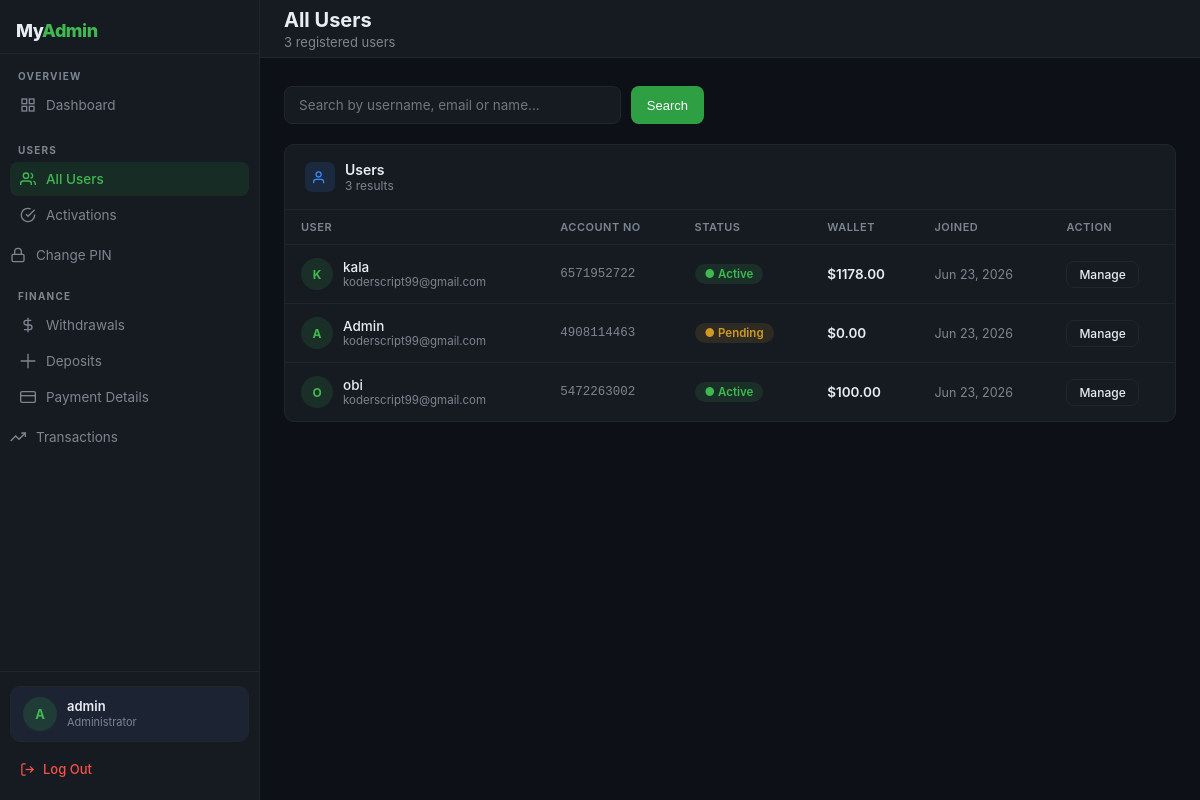
The page /admin-panel/users/ (signed in) on the database its author committed.
### USDT/models.py (models this page shows, shortened)
class User(AbstractUser):
    ROLE_CHOICES = (
        ('admin', 'Admin'),
        ('user', 'User'),
    )
    phone = models.CharField(max_length=20, blank=True)
    role = models.CharField(max_length=10, choices=ROLE_CHOICES, default='user')
    account_activated = models.BooleanField(default=False)
    date_of_birth = models.DateField(null=True, blank=True)
    address = models.TextField(blank=True)
    account_number = models.CharField(max_length=20, unique=True, blank=True)
    created_at = models.DateTimeField(auto_now_add=True)
    @property
    def is_admin_user(self):
        return self.role == 'admin'

class Wallet(models.Model):
    user = models.OneToOneField(
        settings.AUTH_USER_MODEL,
        on_delete=models.CASCADE,
        related_name='wallet'
    )
    balance = models.DecimalField(max_digits=20, decimal_places=2, default=0)
    is_frozen = models.BooleanField(default=False)
    frozen_by = models.ForeignKey(
        settings.AUTH_USER_MODEL,
        on_delete=models.SET_NULL,
        null=True, blank=True,
        related_name='frozen_wallets'
    )
    frozen_at = models.DateTimeField(null=True, blank=True)

### USDT/views.py (the view, shortened to what this page needs)
# urls.py: path('admin-panel/users/', views.admin_users, name='admin-users'),
@admin_required
def admin_users(request):
    from django.db import models as db_models
    search = request.GET.get('search', '').strip()
    users = User.objects.filter(role='user').order_by('-date_joined')
    return render(request, 'admin/users.html', {
        'users': users,
        'search': search,
        'total': users.count(),
        'pending_activations_count': ActivationPayment.objects.filter(status='pending').count(),
        'pending_withdrawals_count': WithdrawalRequest.objects.filter(status='pending').count(),
    })

### USDT/context_processors.py (called while the page is built)
def admin_counts(request):
    if request.user.is_authenticated and request.user.is_admin_user:
        return {
            'pending_activations_count': ActivationPayment.objects.filter(status='pending').count(),
            'pending_withdrawals_count': WithdrawalRequest.objects.filter(status='pending').count(),
            'open_tickets_count': SupportTicket.objects.filter(status='open').count(),
        }
    return {}

### USDT/views.py (called while the page is built)
def admin_required(view_func):
    @functools.wraps(view_func)
    def wrapper(request, *args, **kwargs):
        if not request.user.is_authenticated:
            return redirect('admin-pin-login')
        if not request.user.is_admin_user:
            messages.error(request, 'Access denied.')
            return redirect('dashboard')
        return view_func(request, *args, **kwargs)
    return wrapper

### USDT/templates/admin/users.html (shortened to what this page needs)
{% extends 'admin/base.html' %}
{% block page_title %}All Users{% endblock %}
{% block page_sub %}{{ total }} registered user{{ total|pluralize }}{% endblock %}
{% block nav_users %}active{% endblock %}
{% block content %}
<form method="get" style="margin-bottom:20px">
  <div style="display:flex;gap:10px;max-width:420px">
    <input
      type="text"
      name="search"
      value="{{ search }}"
      placeholder="Search by username, email or name..."
      style="flex:1;padding:10px 14px;background:var(--surface);border:1.5px solid var(--border);border-radius:8px;font-size:13.5px;color:var(--text);outline:none;font-family:inherit;transition:border-color .2s"
      onfocus="this.style.borderColor='var(--green)'"
      onblur="this.style.borderColor='var(--border)'"
    >
    <button type="submit" class="btn btn-green">Search</button>
  </div>
</form>
<div class="card">
  <div class="card-head">
    <div class="card-head-left">
      <div class="card-head-icon" style="background:var(--blue-dim)">
        <svg width="15" height="15" fill="none" viewBox="0 0 24 24" stroke="var(--blue)" stroke-width="2"><path d="M17 21v-2a4 4 0 00-4-4H5a4 4 0 00-4 4v2"/><circle cx="9" cy="7" r="4"/></svg>
      </div>
      <div>
        <div class="card-title">Users</div>
        <div class="card-sub">{{ total }} result{{ total|pluralize }}</div>
      </div>
    </div>
  </div>
  {% if users %}
  <table>
    <thead>
      <tr>
        <th>User</th>
        <th>Account No</th>
        <th>Status</th>
        <th>Wallet</th>
        <th>Joined</th>
        <th>Action</th>
      </tr>
    </thead>
    <tbody>
    {% for u in users %}
    <tr>
      <td>
        <div style="display:flex;align-items:center;gap:10px">
          <div style="width:32px;height:32px;border-radius:50%;background:var(--green-dim);color:var(--green-bright);display:flex;align-items:center;justify-content:center;font-size:12px;font-weight:700;flex-shrink:0">
            {{ u.username|first|upper }}
          </div>
          <div>
            <div style="font-weight:500;font-size:13.5px">{{ u.username }}</div>
            <div style="font-size:11.5px;color:var(--muted)">{{ u.email|default:"No email" }}</div>
          </div>
        </div>
      </td>
      <td style="font-family:monospace;font-size:12.5px;color:var(--muted)">
        {{ u.account_number|default:"—" }}
      </td>
      <td>
        {% if u.account_activated %}
        <span class="badge badge-green">● Active</span>
        {% else %}
        <span class="badge badge-amber">● Pending</span>
        {% endif %}
      </td>
      <td style="font-weight:600">
        {% if u.wallet %}
          {% if u.wallet.is_frozen %}
          <span style="color:var(--red)">❄ Frozen</span>
          {% else %}
          ${{ u.wallet.balance }}
          {% endif %}
        {% else %}
        <span style="color:var(--muted)">—</span>
        {% endif %}
      </td>
      <td style="color:var(--muted);font-size:12.5px">{{ u.date_joined|date:"M d, Y" }}</td>
      <td>
        <a href="{% url 'admin-user-detail' u.id %}" class="btn btn-outline btn-sm">Manage</a>
      </td>
    </tr>
    {% endfor %}
    </tbody>
  </table>
  {% else %}
  <div class="empty">
    {% if search %}No users found for "{{ search }}"{% else %}No users registered yet.{% endif %}
  </div>
  {% endif %}
</div>
{% endblock %}

### USDT/templates/admin/base.html (shortened to what this page needs)
<!DOCTYPE html>
<html lang="en">
<head>
</head>
<body>
<aside class="sidebar" id="sb">
  <div class="sidebar-head">
    <div class="brand">My<span>Admin</span></div>
  </div>
  <div class="nav-section">
    <div class="nav-label">Overview</div>
    <a href="{% url 'admin-dashboard' %}" class="nav-item {% block nav_dash %}{% endblock %}">
      <svg width="16" height="16" fill="none" viewBox="0 0 24 24" stroke="currentColor" stroke-width="2"><rect x="3" y="3" width="7" height="7"/><rect x="14" y="3" width="7" height="7"/><rect x="14" y="14" width="7" height="7"/><rect x="3" y="14" width="7" height="7"/></svg>
      Dashboard
    </a>
  </div>
  <div class="nav-section">
    <div class="nav-label">Users</div>
    <a href="{% url 'admin-dashboard' %}" class="nav-item {% block nav_users %}{% endblock %}">
      <svg width="16" height="16" fill="none" viewBox="0 0 24 24" stroke="currentColor" stroke-width="2"><path d="M17 21v-2a4 4 0 00-4-4H5a4 4 0 00-4 4v2"/><circle cx="9" cy="7" r="4"/><path d="M23 21v-2a4 4 0 00-3-3.87"/><path d="M16 3.13a4 4 0 010 7.75"/></svg>
      All Users
    </a>
    <a href="{% url 'admin-pending-activations' %}" class="nav-item {% block nav_act %}{% endblock %}">
      <svg width="16" height="16" fill="none" viewBox="0 0 24 24" stroke="currentColor" stroke-width="2"><path d="M22 11.08V12a10 10 0 11-5.93-9.14"/><polyline points="22 4 12 14.01 9 11.01"/></svg>
      Activations
    </a>
  </div>
  <a href="{% url 'admin-change-pin' %}" class="nav-item {% block nav_pin %}{% endblock %}">
    <svg width="16" height="16" fill="none" viewBox="0 0 24 24" stroke="currentColor" stroke-width="2"><rect x="3" y="11" width="18" height="11" rx="2"/><path d="M7 11V7a5 5 0 0110 0v4"/></svg>
   Change PIN
  </a>
  <div class="nav-section">
    <div class="nav-label">Finance</div>
    <a href="{% url 'admin-withdrawals' %}" class="nav-item {% block nav_wd %}{% endblock %}">
      <svg width="16" height="16" fill="none" viewBox="0 0 24 24" stroke="currentColor" stroke-width="2"><line x1="12" y1="1" x2="12" y2="23"/><path d="M17 5H9.5a3.5 3.5 0 000 7h5a3.5 3.5 0 010 7H6"/></svg>
      Withdrawals
    </a>
    <a href="{% url 'admin-deposits' %}" class="nav-item {% block nav_dp %}{% endblock %}">
      <svg width="16" height="16" fill="none" viewBox="0 0 24 24" stroke="currentColor" stroke-width="2"><path d="M12 1v22m11-11H1"/></svg>
      Deposits
    </a>
    <a href="{% url 'admin-payment-details' %}" class="nav-item {% block nav_pd %}{% endblock %}">
      <svg width="16" height="16" fill="none" viewBox="0 0 24 24" stroke="currentColor" stroke-width="2"><rect x="1" y="4" width="22" height="16" rx="2"/><line x1="1" y1="10" x2="23" y2="10"/></svg>
      Payment Details
    </a>
  </div>
  <a href="{% url 'admin-transactions' %}" class="nav-item {% block nav_tx %}{% endblock %}">
    <svg width="16" height="16" fill="none" viewBox="0 0 24 24" stroke="currentColor" stroke-width="2"><polyline points="23 6 13.5 15.5 8.5 10.5 1 18"/><polyline points="17 6 23 6 23 12"/></svg>
  Transactions
  </a>
  <div class="sidebar-foot">
    <div class="admin-card">
      <div class="av">{{ request.user.username|first|upper }}</div>
      <div>
        <div class="av-name">{{ request.user.username }}</div>
        <div class="av-role">Administrator</div>
      </div>
    </div>
    <a href="{% url 'logout' %}" class="signout">
      <svg width="15" height="15" fill="none" viewBox="0 0 24 24" stroke="currentColor" stroke-width="2"><path d="M9 21H5a2 2 0 01-2-2V5a2 2 0 012-2h4"/><polyline points="16 17 21 12 16 7"/><line x1="21" y1="12" x2="9" y2="12"/></svg>
      Log Out
    </a>
  </div>
</aside>
<div class="main">
  <header class="topbar">
    <div class="topbar-left">
      <div>
        <div class="page-title">{% block page_title %}Dashboard{% endblock %}</div>
        <div class="page-sub">{% block page_sub %}{% endblock %}</div>
      </div>
    </div>
  </header>
  <div class="content">
    {% block content %}{% endblock %}
  </div>
</div>
</body>
</html>

### USDT/templates/admin/base.html (style rules this page uses)
*,*::before,*::after { box-sizing:border-box;margin:0;padding:0 }
:root { --bg:#0d1117;--surface:#161b22;--surface2:#1c2333;--border:#21262d; --text:#e6edf3;--muted:#7d8590;--green:#2ea043;--green-dim:rgba(46,160,67,.15); --green-bright:#3fb950;--red:#f85149;--red-dim:rgba(248,81,73,.12); --amber:#d29922;--amber-dim:rgba(210,153,34,.12);--blue:#388bfd; --blue-dim:rgba(56,139,253,.12);--radius:10px;--sidebar-w:260px;--header-h:58px; }
body { font-family:-apple-system,BlinkMacSystemFont,'Segoe UI',sans-serif;background:var(--bg);color:var(--text);min-height:100vh;display:flex }
.sidebar { width:var(--sidebar-w);background:var(--surface);border-right:1px solid var(--border);position:fixed;top:0;left:0;bottom:0;display:flex;flex-direction:column;z-index:200;overflow-y:auto;transition:transform .3s }
.sidebar-head { padding:20px 16px 12px;border-bottom:1px solid var(--border);display:flex;align-items:center;justify-content:space-between }
.brand { font-size:18px;font-weight:800;color:var(--text);letter-spacing:-.5px }
.brand span { color:var(--green-bright) }
.nav-section { padding:16px 10px 4px }
.nav-label { font-size:10px;font-weight:700;text-transform:uppercase;letter-spacing:1.2px;color:var(--muted);padding:0 8px;margin-bottom:6px }
.nav-item { display:flex;align-items:center;gap:10px;padding:9px 10px;border-radius:8px;font-size:13.5px;color:var(--muted);text-decoration:none;margin-bottom:2px;transition:background .15s,color .15s;position:relative }
.nav-item.active { background:rgba(46,160,67,.12);color:var(--green-bright);font-weight:500 }
.nav-item svg { flex-shrink:0 }
.sidebar-foot { margin-top:auto;padding:14px 10px;border-top:1px solid var(--border) }
.admin-card { display:flex;align-items:center;gap:10px;padding:10px 12px;background:var(--surface2);border:1px solid var(--border);border-radius:10px;margin-bottom:10px }
.av { width:34px;height:34px;border-radius:50%;background:rgba(46,160,67,.2);color:var(--green-bright);display:flex;align-items:center;justify-content:center;font-size:13px;font-weight:700;flex-shrink:0 }
.av-name { font-size:13px;font-weight:600;line-height:1.2 }
.av-role { font-size:11px;color:var(--muted) }
.signout { display:flex;align-items:center;gap:8px;padding:9px 10px;border-radius:8px;font-size:13px;color:var(--red);text-decoration:none;font-weight:500;transition:background .15s }
.main { margin-left:var(--sidebar-w);flex:1;display:flex;flex-direction:column;min-height:100vh }
.topbar { height:var(--header-h);background:var(--surface);border-bottom:1px solid var(--border);display:flex;align-items:center;justify-content:space-between;padding:0 24px;position:sticky;top:0;z-index:100 }
.topbar-left { display:flex;align-items:center;gap:12px }
.page-title { font-size:20px;font-weight:700;color:var(--text) }
.page-sub { font-size:13px;color:var(--muted);margin-top:2px }
.content { padding:28px 24px;flex:1 }
.card { background:var(--surface);border:1px solid var(--border);border-radius:var(--radius);overflow:hidden;margin-bottom:20px }
.card-head { display:flex;align-items:center;justify-content:space-between;padding:16px 20px;border-bottom:1px solid var(--border) }
.card-head-left { display:flex;align-items:center;gap:10px }
.card-head-icon { width:30px;height:30px;border-radius:7px;display:flex;align-items:center;justify-content:center;flex-shrink:0 }
.card-title { font-size:14px;font-weight:600 }
.card-sub { font-size:12px;color:var(--muted) }
table { width:100%;border-collapse:collapse;font-size:13.5px }
th { text-align:left;padding:10px 16px;font-size:11px;font-weight:600;text-transform:uppercase;letter-spacing:.5px;color:var(--muted);border-bottom:1px solid var(--border) }
td { padding:13px 16px;border-bottom:1px solid var(--border);vertical-align:middle }
tr:last-child td { border-bottom:none }
.badge { display:inline-flex;align-items:center;padding:3px 10px;border-radius:20px;font-size:11.5px;font-weight:600 }
.badge-green { background:var(--green-dim);color:var(--green-bright) }
.badge-amber { background:var(--amber-dim);color:var(--amber) }
.btn { display:inline-flex;align-items:center;gap:6px;padding:8px 16px;border-radius:8px;font-size:13px;font-weight:500;text-decoration:none;border:none;cursor:pointer;transition:opacity .15s,transform .1s }
.btn-green { background:var(--green);color:#fff }
.btn-outline { background:transparent;color:var(--text);border:1px solid var(--border) }
.btn-sm { padding:5px 12px;font-size:12px }

### rows shown on the page
User: user.username|first "A", user.username "admin"
User: username|first "K", username "kala", email "koderscript99@gmail.com", account_number "6571952722", account_activated "● Active", wallet.balance "1178.00", date_joined "Jun 23, 2026"
User: username|first "A", username "Admin", email "koderscript99@gmail.com", account_number "4908114463", account_activated "● Pending", wallet.balance "0.00", date_joined "Jun 23, 2026"
User: username|first "O", username "obi", email "koderscript99@gmail.com", account_number "5472263002", account_activated "● Active", wallet.balance "100.00", date_joined "Jun 23, 2026"

### other values the page prints
{{ total }} "3"
